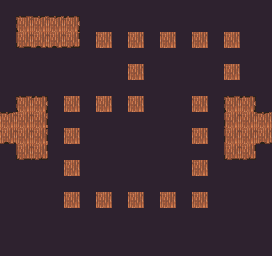

A level layout from a 2D game, rendered from its tile map. Below: a short description, then the map file with its tile-grid data intact:
An orthogonal 17x16 tile map with 16x16 px tiles, 2 tile layers (Walk, NotWalk) and 13 objects (4x ObjInteract, 4x Transition, 2x Player, 2x Puerta, Recompensa).

<map version="1.10" tiledversion="1.10.2" orientation="orthogonal" renderorder="right-down" width="17" height="16" tilewidth="16" tileheight="16" infinite="0" nextlayerid="4" nextobjectid="20">
 <tileset firstgid="1" source="../../../tileset/Tileset completo.tsx" />
 <layer id="1" name="Walk" width="17" height="16">
  <data encoding="csv">
0,0,0,0,0,0,0,0,0,0,0,0,0,0,0,0,0,
0,275,276,276,277,276,276,276,276,276,276,276,276,276,276,277,0,
0,331,332,332,333,304,304,304,304,304,304,304,304,304,304,305,0,
0,303,304,304,304,304,304,304,304,304,304,304,304,304,304,305,0,
0,303,304,304,304,304,304,304,304,304,304,304,304,304,304,305,0,
0,303,304,304,304,304,304,304,304,304,304,304,304,304,304,305,0,
0,275,277,304,304,304,304,304,304,304,304,304,304,304,275,277,0,
276,304,305,304,304,304,304,304,304,304,304,304,304,304,303,304,276,
332,304,305,304,304,304,304,304,304,304,304,304,304,304,303,304,332,
0,331,333,304,304,304,304,304,304,304,304,304,304,304,331,333,0,
0,303,304,304,304,304,304,304,304,304,304,304,304,304,304,305,0,
0,303,304,304,304,304,304,304,304,304,304,304,304,304,304,305,0,
0,303,304,304,304,304,304,304,304,304,304,304,304,304,304,305,0,
0,303,304,304,304,304,304,304,304,304,304,304,304,304,304,305,0,
0,331,332,332,332,332,332,332,332,332,332,332,332,332,332,333,0,
0,0,0,0,0,0,0,0,0,0,0,0,0,0,0,0,0
</data>
 </layer>
 <layer id="2" name="NotWalk" width="17" height="16">
  <data encoding="csv">
295,295,295,295,295,295,295,295,295,295,295,295,295,295,295,295,295,
295,0,0,0,0,295,295,295,295,295,295,295,295,295,295,295,295,
295,0,0,0,0,295,0,295,0,295,0,295,0,295,0,295,295,
295,295,295,295,295,295,295,295,295,295,295,295,295,295,295,295,295,
295,295,295,295,295,295,295,295,0,295,295,295,295,295,0,295,295,
295,295,295,295,295,295,295,295,295,295,295,295,295,295,295,295,295,
295,0,0,295,0,295,0,295,0,295,295,295,0,295,0,0,295,
0,0,0,295,295,295,295,295,295,295,295,295,295,295,0,0,0,
0,0,0,295,0,295,295,295,295,295,295,295,0,295,0,0,0,
295,0,0,295,295,295,295,295,295,295,295,295,295,295,0,0,295,
295,295,295,295,0,295,295,295,295,295,295,295,0,295,295,295,295,
295,295,295,295,295,295,295,295,295,295,295,295,295,295,295,295,295,
295,295,295,295,0,295,0,295,0,295,0,295,0,295,295,295,295,
295,295,295,295,295,295,295,295,295,295,295,295,295,295,295,295,295,
295,295,295,295,295,295,295,295,295,295,295,295,295,295,295,295,295,
295,295,295,295,295,295,295,295,295,295,295,295,295,295,295,295,295
</data>
 </layer>
 <objectgroup id="3" name="Obj">
  <object id="1" name="Boton" type="ObjInteract" x="232" y="41.5">
   <properties>
    <property name="nextMap" value="resources/maps/niveles/nivel02/dentro/mapaN2_04_dentro_postB1y2.tmx" />
    <property name="pushed" type="bool" value="true" />
   </properties>
   <point />
  </object>
  <object id="2" name="Boton" type="ObjInteract" x="232.5" y="104">
   <properties>
    <property name="nextMap" value="resources/maps/niveles/nivel02/dentro/mapaN2_04_dentro_postB1y2.tmx" />
    <property name="pushed" type="bool" value="true" />
   </properties>
   <point />
  </object>
  <object id="9" name="Recompensa" x="71.3611" y="41.1002">
   <point />
  </object>
  <object id="10" name="FlonkW" type="Player" x="25" y="123.5">
   <point />
  </object>
  <object id="11" name="FlonkE" type="Player" x="248.833" y="137.833">
   <point />
  </object>
  <object id="12" name="Puerta" x="263.75" y="120.5">
   <point />
  </object>
  <object id="13" name="Puerta" x="264.167" y="138.25">
   <point />
  </object>
  <object id="14" name="TransitionW" type="Transition" x="9" y="139.5">
   <properties>
    <property name="nextMap" value="resources/maps/niveles/nivel02/dentro/mapaN2_02_dentro.tmx" />
   </properties>
   <point />
  </object>
  <object id="16" name="TransitionW" type="Transition" x="9.5" y="124">
   <properties>
    <property name="nextMap" value="resources/maps/niveles/nivel02/dentro/mapaN2_02_dentro.tmx" />
   </properties>
   <point />
  </object>
  <object id="15" name="TransitionE" type="Transition" x="263.667" y="120">
   <properties>
    <property name="nextMap" value="resources/maps/niveles/nivel02/dentro/mapaN2_05_dentro.tmx" />
   </properties>
   <point />
  </object>
  <object id="17" name="TransitionE" type="Transition" x="264.583" y="137.5">
   <properties>
    <property name="nextMap" value="resources/maps/niveles/nivel02/dentro/mapaN2_05_dentro.tmx" />
   </properties>
   <point />
  </object>
  <object id="18" name="Jarron" type="ObjInteract" x="24.8251" y="26.4801">
   <properties>
    <property name="loot" type="int" value="0" />
   </properties>
   <point />
  </object>
  <object id="19" name="Jarron" type="ObjInteract" x="24.4941" y="41.3751">
   <properties>
    <property name="loot" type="int" value="0" />
   </properties>
   <point />
  </object>
 </objectgroup>
</map>
